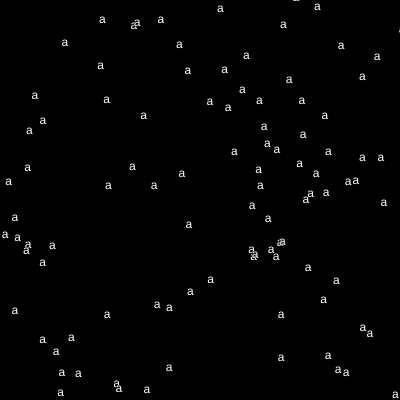
Frame 1 (no input)
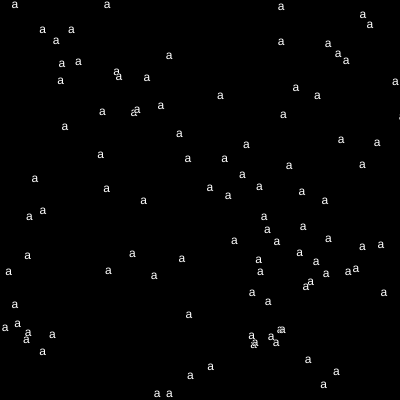
Frame 60 (no input)
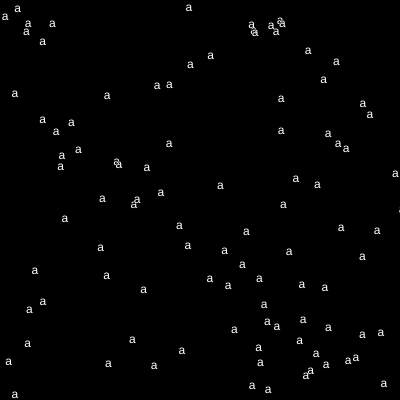
Frame 120 (the mouse pressed at the canvas centre since frame 60)

The p5.js sketch that drew these frames (run headless with seeded random() and noise() and a simulated clock; from frame 60 on, the mouse is pressed at the canvas centre):

// p5.js sketch
// ── sketch.js
function setup(){
    HEIGHT = 400;
    WIDTH = 400;
    createCanvas(HEIGHT, WIDTH);
    frameRate(30);

    m = new LetterGrid(HEIGHT, WIDTH);
    m2 = new LetterGrid(HEIGHT, WIDTH);
    
}

function draw(){
    background(0);
    stroke(0);
    m.render()
    // c.translate(0,1);
}

/** manage a grid of letters */
class LetterGrid {
    static gridStroke = '00ff2b';
    static gridFill = 255;
    static gridBackground = 0;
    gridArr = new Array();
    // generate a grid of letters

    constructor(width, height){
        for(let i = 0; i < 100; ++i ){
            this.gridArr.push(new Letter(random(HEIGHT), random(WIDTH), 'a', 0));
        }
    }

    // draw the grid and update each letters position 
    render(){
        this.gridArr.forEach(current => {
            current.render(LetterGrid.gridFill);
            current.translate(0,1);
        });
    }

    // handle mouse over effects
}

/** manage individual letters **/
class Letter {

    constructor(x, y, letter, alpha){
        this.x = x;
        this.y = y;
        this.letter = letter;
        this.alpha;
    }

    render(fillVal){
        fill(fillVal);
        text(this.letter, this.x, this.y);
    }

    // switch letters
    switch(letter){
        // erase the old letter by rendering to the background color
        this.render(0);

        // render the new letter
        this.letter = letter;
        this.render(LetterGrid.gridFill);
    }


    // updates location 
    translate(dx, dy){
        this.x = (this.x + dx) % 400;
        this.y = (this.y + dy + random(1)) % 400;
    }

    fall(){
        this.x += 1;
        this.y = 0;
    }

}
